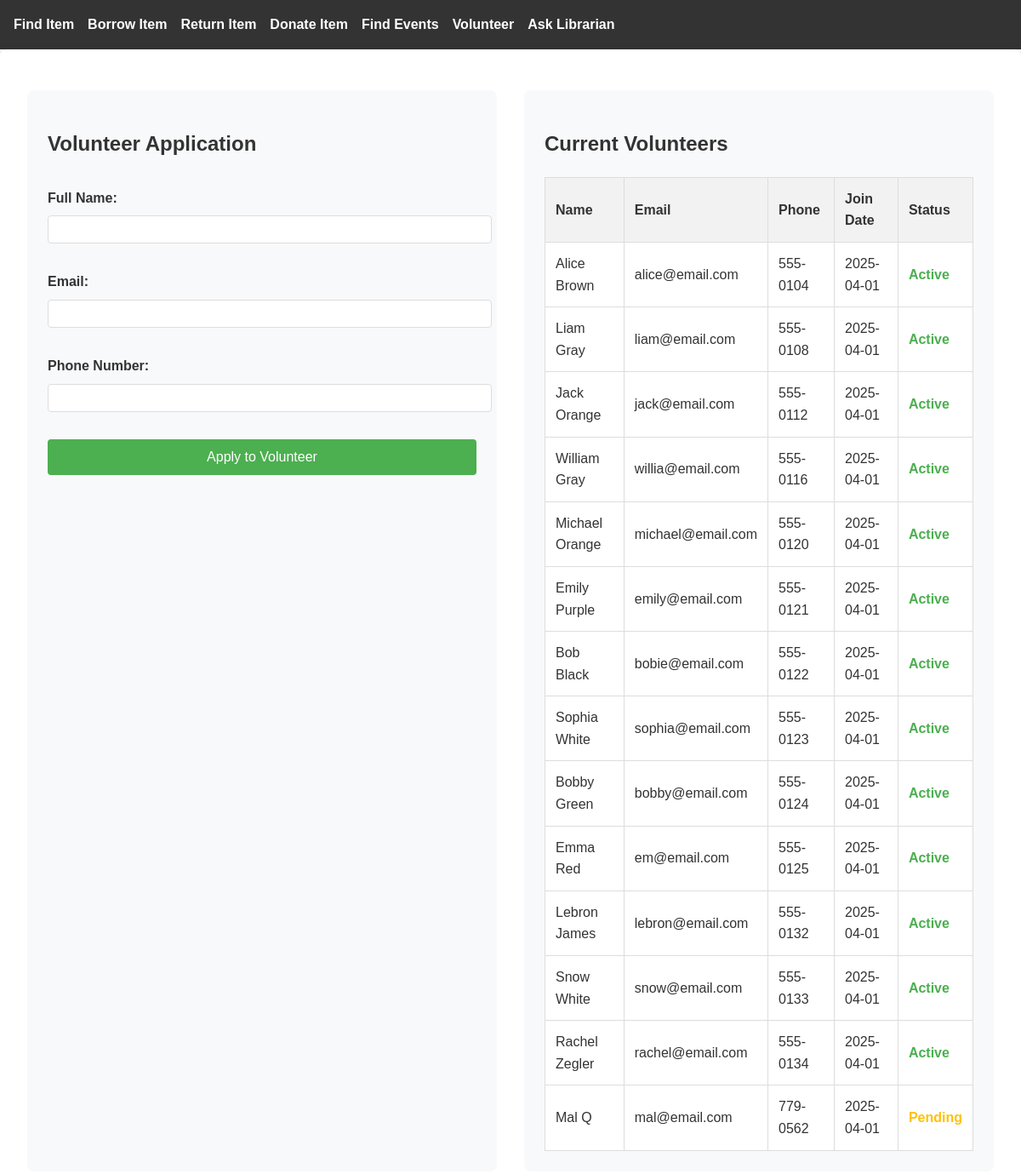
The app's page /volunteer, older data.
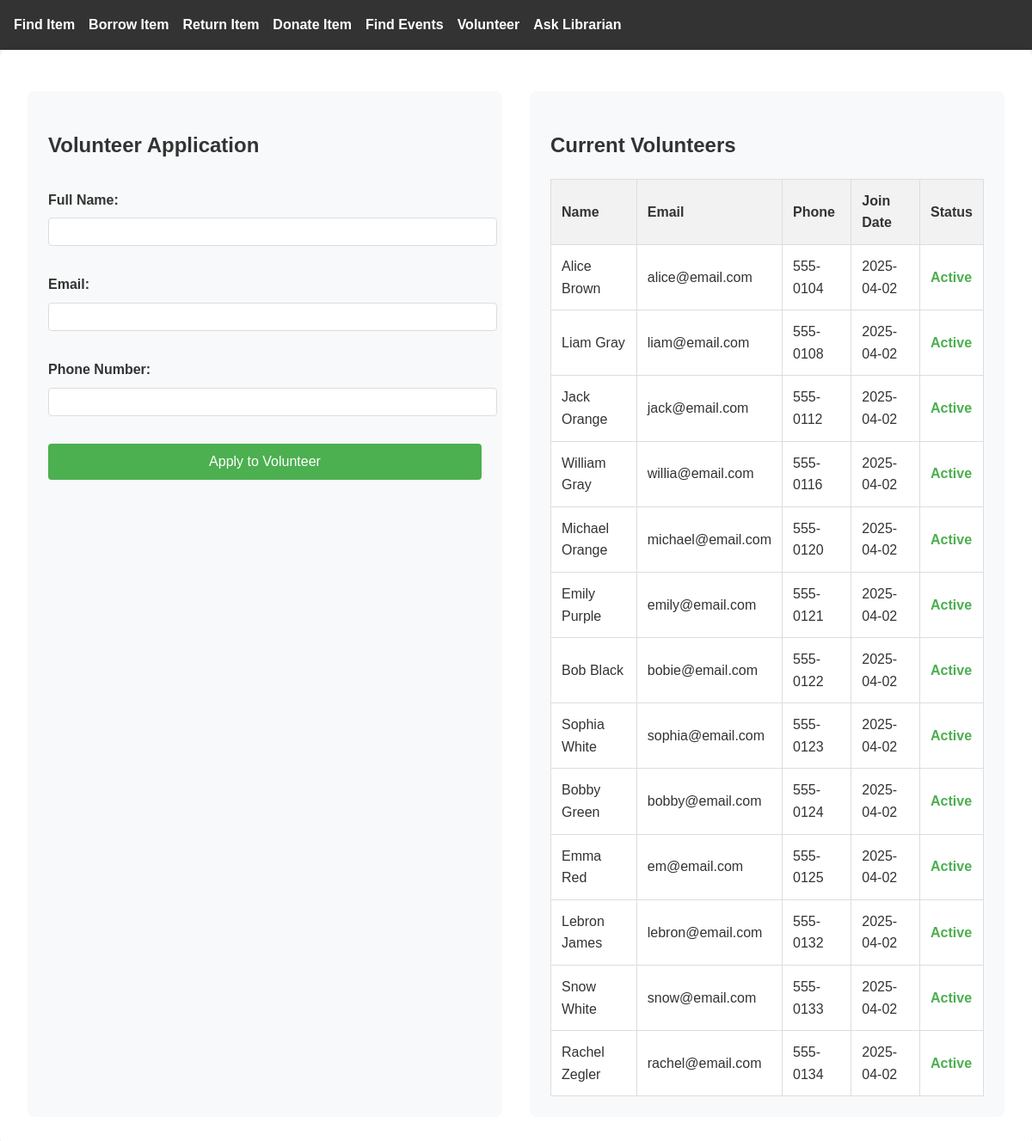
The same page, newer data.
### tables this page shows
CREATE TABLE Volunteer (
            VolunteerID INTEGER PRIMARY KEY REFERENCES Person(PersonID),
            JoinDate TEXT NOT NULL,
            MembershipStatus TEXT NOT NULL
    );

CREATE TABLE Person (
            PersonID INTEGER PRIMARY KEY AUTOINCREMENT, 
            Name TEXT NOT NULL, 
            Address TEXT, 
            PhoneNumber TEXT, 
            Email TEXT UNIQUE, 
            Role TEXT NOT NULL 
            CHECK (Role IN ('Member', 'Librarian', 'Volunteer'))
        );

### app.py (the view, shortened to what this page needs)
@app.route('/volunteer', methods=['GET', 'POST'])
def volunteer():
    conn = get_db_connection()
    volunteers = conn.execute("""
        SELECT p.Name, p.Email, p.PhoneNumber, v.JoinDate, v.MembershipStatus
        FROM Person p
        JOIN Volunteer v ON p.PersonID = v.VolunteerID
        ORDER BY v.JoinDate DESC
    """).fetchall()
    conn.close()
    return render_template('volunteer.html', volunteers=volunteers)

### app.py (called while the page is built)
def get_db_connection():
    print("Connecting to database...")
    conn = sqlite3.connect('354_mini_project.db')
    conn.row_factory = sqlite3.Row
    return conn

### templates/volunteer.html (shortened to what this page needs)
{% extends "base.html" %}
{% block content %}
<div class="volunteer-container">
    <div class="volunteer-form">
        <h2>Volunteer Application</h2>
        <form method="POST">
            <div class="form-group">
                <label>Full Name:</label>
                <input type="text" name="name" required>
            </div>
            <div class="form-group">
                <label>Email:</label>
                <input type="email" name="email" required>
            </div>
            <div class="form-group">
                <label>Phone Number:</label>
                <input type="tel" name="phone" required>
            </div>
            <button type="submit" class="btn-apply">Apply to Volunteer</button>
        </form>
    </div>
    <div class="volunteer-list">
        <h2>Current Volunteers</h2>
        {% if volunteers %}
        <table class="volunteer-table">
            <thead>
                <tr>
                    <th>Name</th>
                    <th>Email</th>
                    <th>Phone</th>
                    <th>Join Date</th>
                    <th>Status</th>
                </tr>
            </thead>
            <tbody>
                {% for volunteer in volunteers %}
                <tr>
                    <td>{{ volunteer['Name'] }}</td>
                    <td>{{ volunteer['Email'] }}</td>
                    <td>{{ volunteer['PhoneNumber'] }}</td>
                    <td>{{ volunteer['JoinDate'] }}</td>
                    <td>
                        <span class="status-{{ volunteer['MembershipStatus'].lower() }}">
                            {{ volunteer['MembershipStatus'] }}
                        </span>
                    </td>
                </tr>
                {% endfor %}
            </tbody>
        </table>
        {% else %}
        <p>No volunteers found.</p>
        {% endif %}
    </div>
</div>
{% endblock %}

Row changes from the older to the newer data that the page shows:
removed Volunteer: Name "Mal Q", Email "mal@email.com", PhoneNumber "779-0562", JoinDate "2025-04-01", MembershipStatus "Pending"
changed Volunteer "Alice Brown": JoinDate "2025-04-01" → "2025-04-02"
changed Volunteer "Liam Gray": JoinDate "2025-04-01" → "2025-04-02"
changed Volunteer "Jack Orange": JoinDate "2025-04-01" → "2025-04-02"
changed Volunteer "William Gray": JoinDate "2025-04-01" → "2025-04-02"
changed Volunteer "Michael Orange": JoinDate "2025-04-01" → "2025-04-02"
changed Volunteer "Emily Purple": JoinDate "2025-04-01" → "2025-04-02"
changed Volunteer "Bob Black": JoinDate "2025-04-01" → "2025-04-02"
changed Volunteer "Sophia White": JoinDate "2025-04-01" → "2025-04-02"
changed Volunteer "Bobby Green": JoinDate "2025-04-01" → "2025-04-02"
changed Volunteer "Emma Red": JoinDate "2025-04-01" → "2025-04-02"
changed Volunteer "Lebron James": JoinDate "2025-04-01" → "2025-04-02"
changed Volunteer "Snow White": JoinDate "2025-04-01" → "2025-04-02"
changed Volunteer "Rachel Zegler": JoinDate "2025-04-01" → "2025-04-02"
